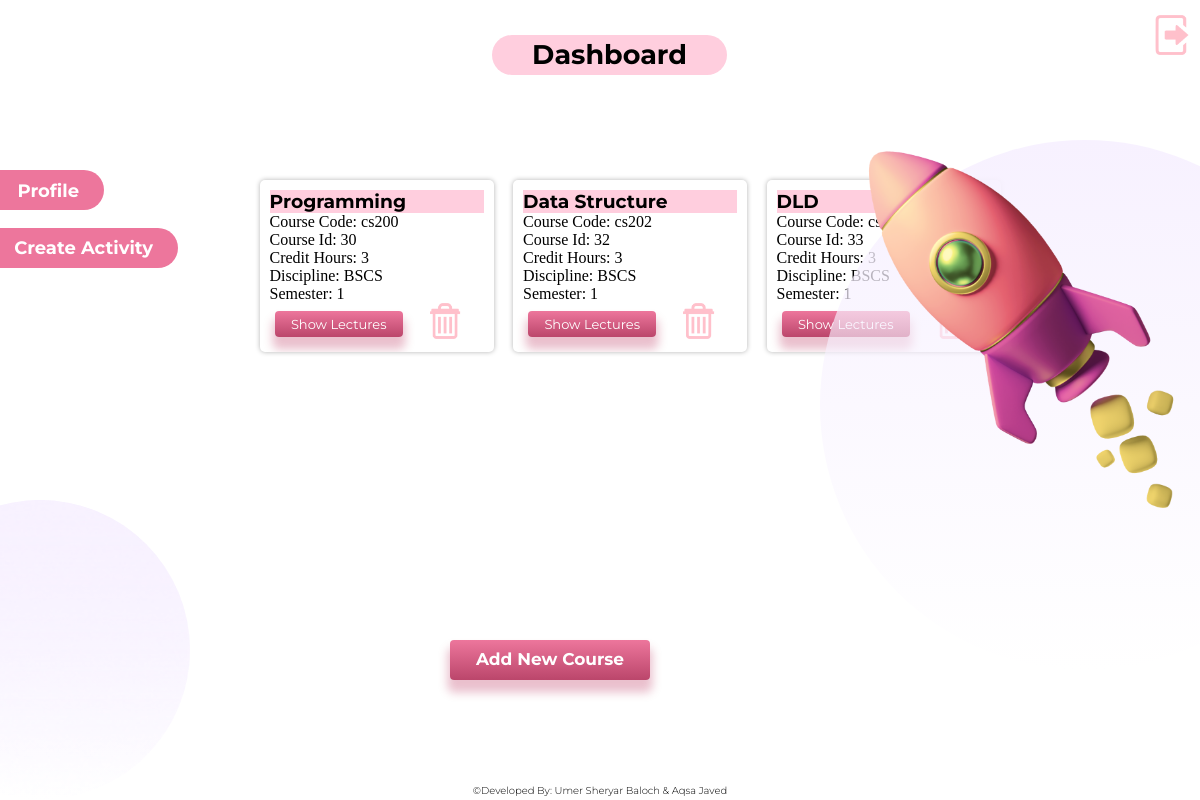
Page /dashboard (signed in) on the committed database.
### main/models.py (models this page shows)
class Course(models.Model):
    course_id = models.AutoField(primary_key=True)
    course_name = models.CharField(max_length=100)
    course_code = models.CharField(max_length=20)
    credit_hours = models.IntegerField(default=3)
    discipline = models.CharField(max_length=5, default='BSCS')
    semester = models.SmallIntegerField(default=1)
    teacher = models.ForeignKey(Teacher, on_delete=models.CASCADE)

### main/views.py (the view)
# urls.py: path('dashboard', views.dashboard, name='dashboard'),
@login_required(login_url='signin/')
def dashboard(request):
    if hasattr(request.user, 'teacher'):
        courses = Course.objects.filter(teacher=request.user.teacher)
        context = {
            'courses': courses,
        }
    return render(request, 'dashboard.html', context)

### main/templates/dashboard.html (shortened to what this page needs)
<!DOCTYPE html>
<html lang="en">
<head>
    {% load static %}
    <link rel="stylesheet" href="{% static 'css/dashboard.css' %}">
</head>
<body>
    <div class="container">
        <div class="title">
            <h1>Dashboard</h1>
        </div>
        <div class="buttons">
            <a href="profile" class="profile-button">Profile</a>
            <a href="activity" class="activity-button">Create Activity</a>
        </div>
        <div class="course-div" id="course-list">
            {% for course in courses %}
            <div class="course">
                <h3>{{ course.course_name }}</h3>
                <p>Course Code: {{ course.course_code }}</p>
                <p>Course Id: {{ course.course_id }}</p>
                <p>Credit Hours: {{ course.credit_hours }}</p>
                <p>Discipline: {{ course.discipline }}</p>
                <p>Semester: {{ course.semester }}</p>
                <a href="{% url 'lectures' course_id=course.course_id %}" class="show_lectures">Show Lectures</a>
                <a href="{% url 'delete_course' course_id=course.course_id %}" class="delete_course"><img src="{% static 'resources/delete.ico' %}" alt=""></a>
            </div>
            {% endfor %}
        </div>
        <a href="add course" class="addCourse-button">Add New Course</a>
        <a href="signout" class="logout-button"><img src="{% static 'resources/logout.png' %}" alt=""></a>
        <img class="mediumellipse" src="{% static 'resources/Ellipse.png' %}" alt="">
        <div class="gradient-right">
            <img src="{% static 'resources/rocket big.png' %}" alt="">
        </div>
    </div>
    <footer>
        <p>©Developed By: Umer Sheryar Baloch & Aqsa Javed</p>
    </footer>
</body>
</html>

### main/static/css/dashboard.css (style rules this page uses)
* { padding: 0; margin: 0; box-sizing: border-box; }
body { height: 100vh; width: 100vw; overflow: hidden; }
.container { height: 98vh; width: 100vw; background-color: #fff; overflow: hidden; }
.title { height: 40px; width: 235px; position: absolute; top: 35px; left: 41vw; padding: 7px 0px; background: #FFCEDE; border-radius: 50px; text-align: center; }
.title h1 { color: #000; font-size: 27px; font-family: 'Montserrat'; position: relative; top: -4px; }
.buttons { width: 250px; height: 150px; position: absolute; top: 170px; left: -15px; }
.profile-button { position: relative; display: inline-block; background: #ED769C; color: white; font-family: 'Montserrat'; font-size: 18px; font-weight: bold; padding: 10px 25px; text-align: right; text-decoration: none; border-radius: 25px; cursor: pointer; left: -31px; width: 150px; height: 40px; transition: transform 0.2s; }
.activity-button { position: relative; display: inline-block; background: #ED769C; color: white; font-family: 'Montserrat'; font-size: 18px; font-weight: bold; padding: 9px 25px; text-align: right; text-decoration: none; border-radius: 25px; cursor: pointer; left: -47px; margin-top: 18px; width: 240px; height: 40px; transition: transform 0.2s; }
.course-div { position: absolute; margin: 170px 200px 200px 230px; height: 430px; width: 800px; overflow: scroll; padding: 10px; display: flex; flex-wrap: wrap; justify-content: space-evenly; align-content: flex-start; }
.course { color: black; width: 30%; margin-bottom: 20px; box-shadow: 0px 0px 5px 0px rgba(0,0,0,0.3); border-radius: 5px; overflow: hidden; position: relative; padding: 10px; height: fit-content; }
.course h3 { background-color: #FFCEDE; font-family: 'Montserrat'; }
.show_lectures { display: inline-block; text-decoration: none; background: linear-gradient(#ED769C, #BB466B); color: white; font-family: 'Montserrat'; font-size: 13px; padding: 5px; border-radius: 4px; cursor: pointer; text-align: center; box-shadow: 0px 10px 10px 2.5px rgba(171,4,54,0.25); transition: transform 0.2s; width: 60%; margin: 5px; }
.delete_course img { width: 17%; margin-bottom: -10px; margin-left: 15px; transition: all 0.2s; }
.addCourse-button { position: absolute; display: inline-block; background: linear-gradient(#ED769C, #BB466B); color: white; font-family: 'Montserrat'; font-size: 17px; font-weight: bold; padding: 9px 10px; text-align: center; text-decoration: none; border-radius: 4px; cursor: pointer; top: 640px; left: 450px; width: 200px; height: 40px; box-shadow: 0px 10px 10px 2.5px rgba(171,4,54,0.25); z-index: 1; transition: transform 0.2s; }
.logout-button { position: absolute; left: 96%; top: 15px; transition: all 0.2s; }
.logout-button img { width: 40px; height: 40px; }
.mediumellipse { position: absolute; width: 300px; height: 300px; left: -110px; top: 500px; border-radius: 50%; background: linear-gradient(180deg, #F7F1FF 0%, rgba(247, 241, 255, 0) 100%); z-index: 0; }
.gradient-right { position: relative; float: right; width: 530px; height: 530px; top: 140px; left: 150px; border-radius: 50%; background: linear-gradient(180deg, #F7F1FF 0%, rgba(247, 241, 255, 0) 100%); z-index: 0; }
.gradient-right img { width: 370px; position: relative; top: -45px; left: 10px; }
footer { font-size: 10px; text-align: center; font-family: 'Montserrat', sans-serif; font-weight: 300; background-color: #fff; }

### rows in the picture
Course: course_name "Programming", course_code "cs200", course_id "30", credit_hours "3", discipline "BSCS", semester "1"
Course: course_name "Data Structure", course_code "cs202", course_id "32", credit_hours "3", discipline "BSCS", semester "1"
Course: course_name "DLD"
